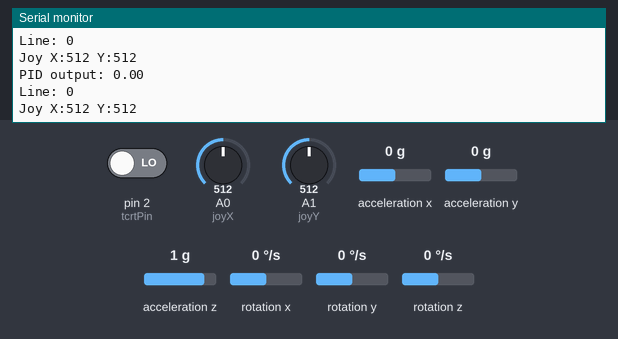
Simulated run of this sketch. Board: Arduino Uno, built with avr-gcc and run on an emulated ATmega328P. On the bench: the last lines printed to the serial monitor. Inputs (shaded band) come from the test bench; at power-on: A0 (joyX) = 512, pin 2 (tcrtPin) LOW, A1 (joyY) = 512, acceleration x 0 g, acceleration y 0 g, acceleration z 1 g, rotation x 0 °/s, rotation y 0 °/s, rotation z 0 °/s.

Above: at 16.2 s.
16.3 s: A0 (joyX) set to 104
At 16.9 s:
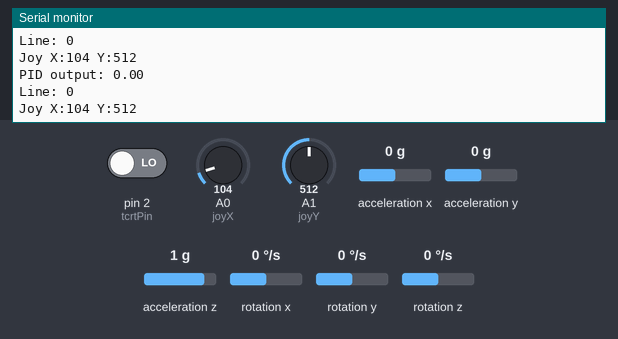
19.3 s: A0 (joyX) set to 90
At 20.4 s:
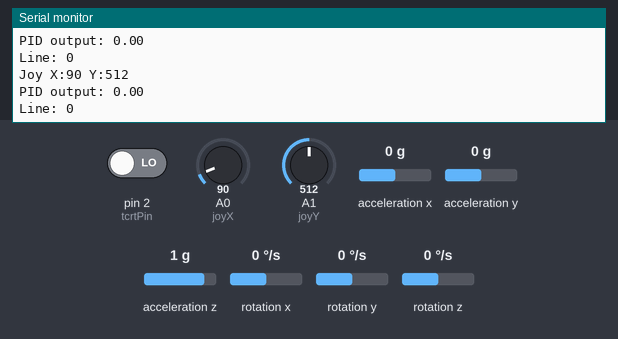
Timing chart, 0 to 21.8 s (numbered marks = the images above; inputs shaded):
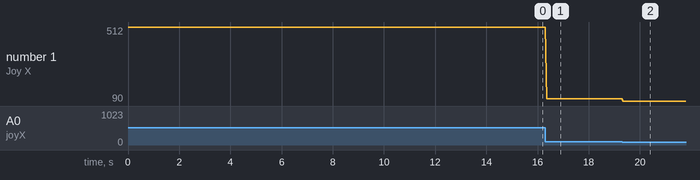

Measured:
- the behaviour switches between 100 and 99 on A0 (joyX) (found by bisection; images 1 and 2)
- after the input at 16.3 s, the serial monitor: prints a new line after 0.06 s (image 1)
- after the input at 19.3 s, the serial monitor: prints a new line at once (image 2)
- plotted number 1: 512 → 104 after the input at 16.3 s, 104 → 90 after the input at 19.3 s

The sketch:

Try_to_use.ino
```cpp
#include <Wire.h>
#include <MPU6050.h>
#include <IRremote.h>

MPU6050 mpu;

int tcrtPin = 2;              // Sensor TCRT5000 (Digital)
int joyX = A0, joyY = A1;     // Joystick
int irPin = 3;                // IR Receiver
IRrecv irrecv(irPin);
decode_results results;

// PID Variables
float Kp = 1.2, Ki = 0.01, Kd = 0.5;
float error, previousError = 0, integral = 0;
float output;

void setup() {
  Serial.begin(9600);

  // IR
  irrecv.enableIRIn();

  // MPU6050
  Wire.begin();
  mpu.initialize();

  // TCRT
  pinMode(tcrtPin, INPUT);
}

void loop() {
  // ===== Read IR Remote =====
  if (irrecv.decode(&results)) {
    Serial.println(results.value, HEX); // ดูค่า HEX ของปุ่ม
    irrecv.resume(); // รอรับรอบต่อไป
  }

  // ===== Read TCRT5000 =====
  int lineDetected = digitalRead(tcrtPin);
  Serial.print("Line: ");
  Serial.println(lineDetected);

  // ===== Read Joystick =====
  int joyXval = analogRead(joyX); // 0-1023
  int joyYval = analogRead(joyY);
  Serial.print("Joy X:");
  Serial.print(joyXval);
  Serial.print(" Y:");
  Serial.println(joyYval);

  // ===== Read MPU6050 =====
  int16_t ax, ay, az;
  mpu.getAcceleration(&ax, &ay, &az);
  int tilt = ay; // หรือ ax แล้วแต่ทิศที่ต้องการควบคุม

  // ===== PID Controller =====
  error = 0 - tilt; // ต้องการให้หุ่นตรง → ค่าเป้าหมาย = 0
  integral += error;
  float derivative = error - previousError;

  output = Kp * error + Ki * integral + Kd * derivative;
  previousError = error;

  Serial.print("PID output: ");
  Serial.println(output);

  // ===== ใช้ output ปรับสปีดมอเตอร์ (สมดุล หรือทิศทาง) =====
  // analogWrite(motorPinL, baseSpeed - output);
  // analogWrite(motorPinR, baseSpeed + output);

  delay(50);
}
```
